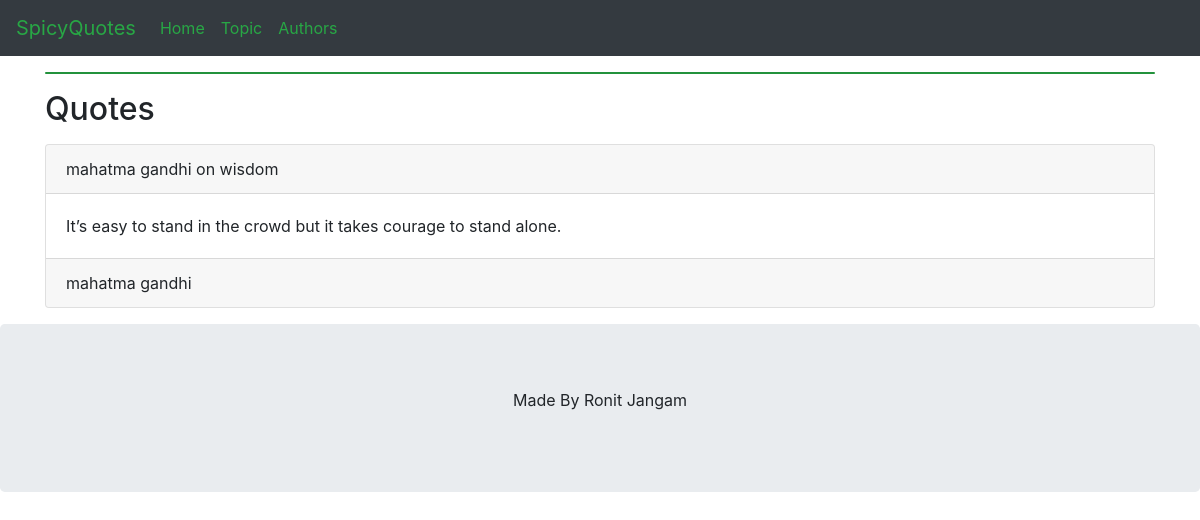
Page /quotesontopic?id=1 on the committed database.
### quoteapp/models.py (models this page shows)
class quotemodel(models.Model):
    title=models.CharField(max_length=300)
    topic=models.ForeignKey(topic,on_delete=models.CASCADE)
    author=models.ForeignKey(author,on_delete=models.CASCADE)
    description=models.TextField(max_length=300,default="")
    def __str__(c):
        return c.title
    class Meta:
        db_table='quotemodel'

class author(models.Model):
    authorname=models.CharField(max_length=50)
    def __str__(c):
        return c.authorname
    class Meta:
        db_table='author'

### quoteapp/views.py (the view)
# urls.py: path('quotesontopic',v.quotetopic)
def quotetopic(request):
    a=request.GET.get("id")
    q=quotemodel.objects.filter(topic_id=a)
    print(q)
    return render(request,"ta.html",{"ta":q})

### quoteapp/templates/ta.html (shortened to what this page needs)
{% extends 'base.html' %}
{% block content %}
<div class="container">
    <div class="card mt-3 mb-3 bg-success text-white">
    </div>
    </div>
<div class="container">
    <h2 class="mt-3 mb-3"> Quotes</h2>
    {% for i in ta %}
    <div class="card mt-3 mb-3">
      <div class="card-header">{{i.title}}</div>
      <div class="card-body">{{i.description}}</div>
      <div class="card-footer">{{i.author}}</div>
    </div>
    {% endfor %}
</div>
{% endblock %}

### rows in the picture
quotemodel: title "mahatma gandhi on wisdom", description "It’s easy to stand in the crowd but it takes courage to stand alone.", author "mahatma gandhi"
